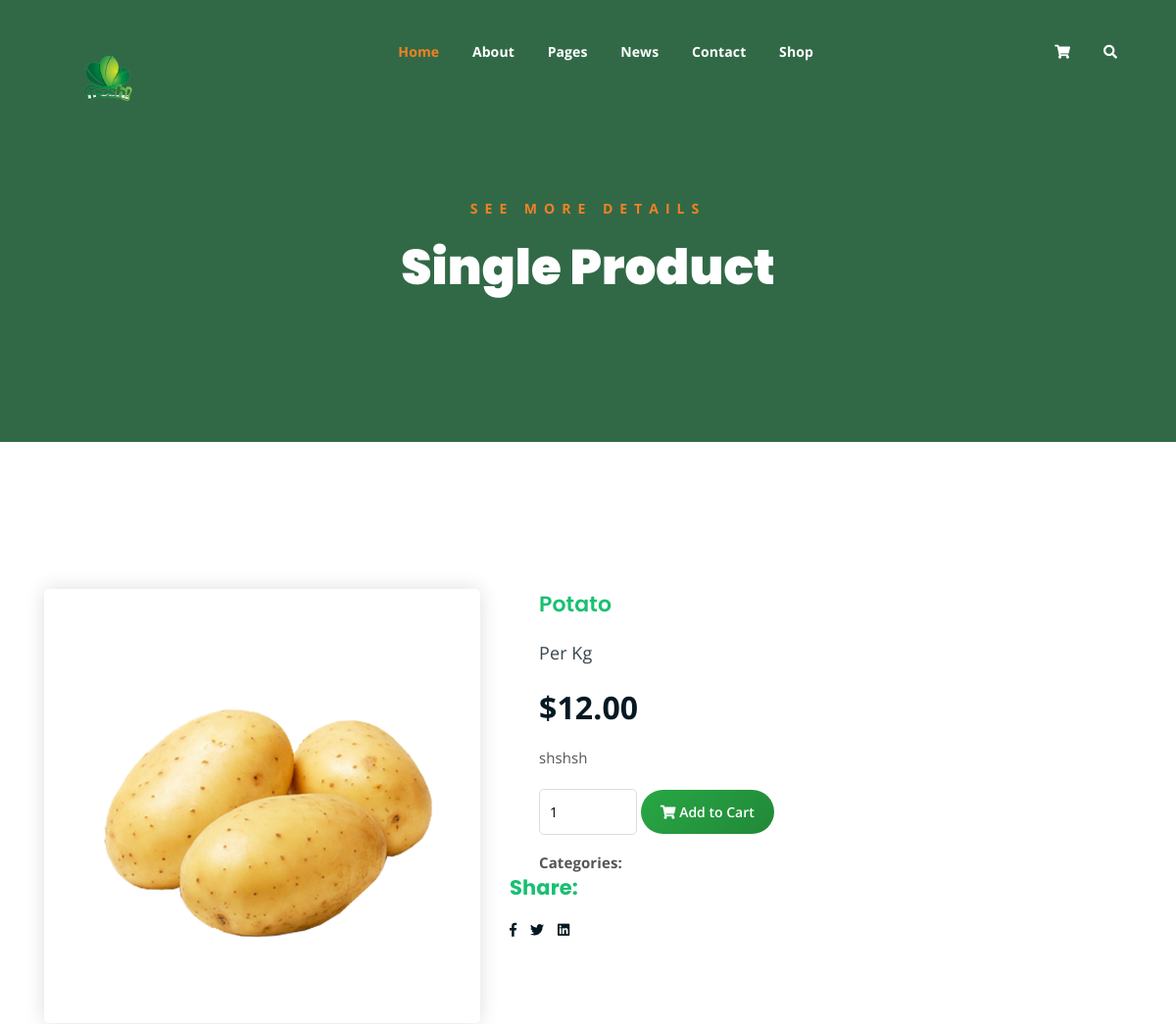
/singlep/1/ (upper part), run on an earlier commit of the app's database.
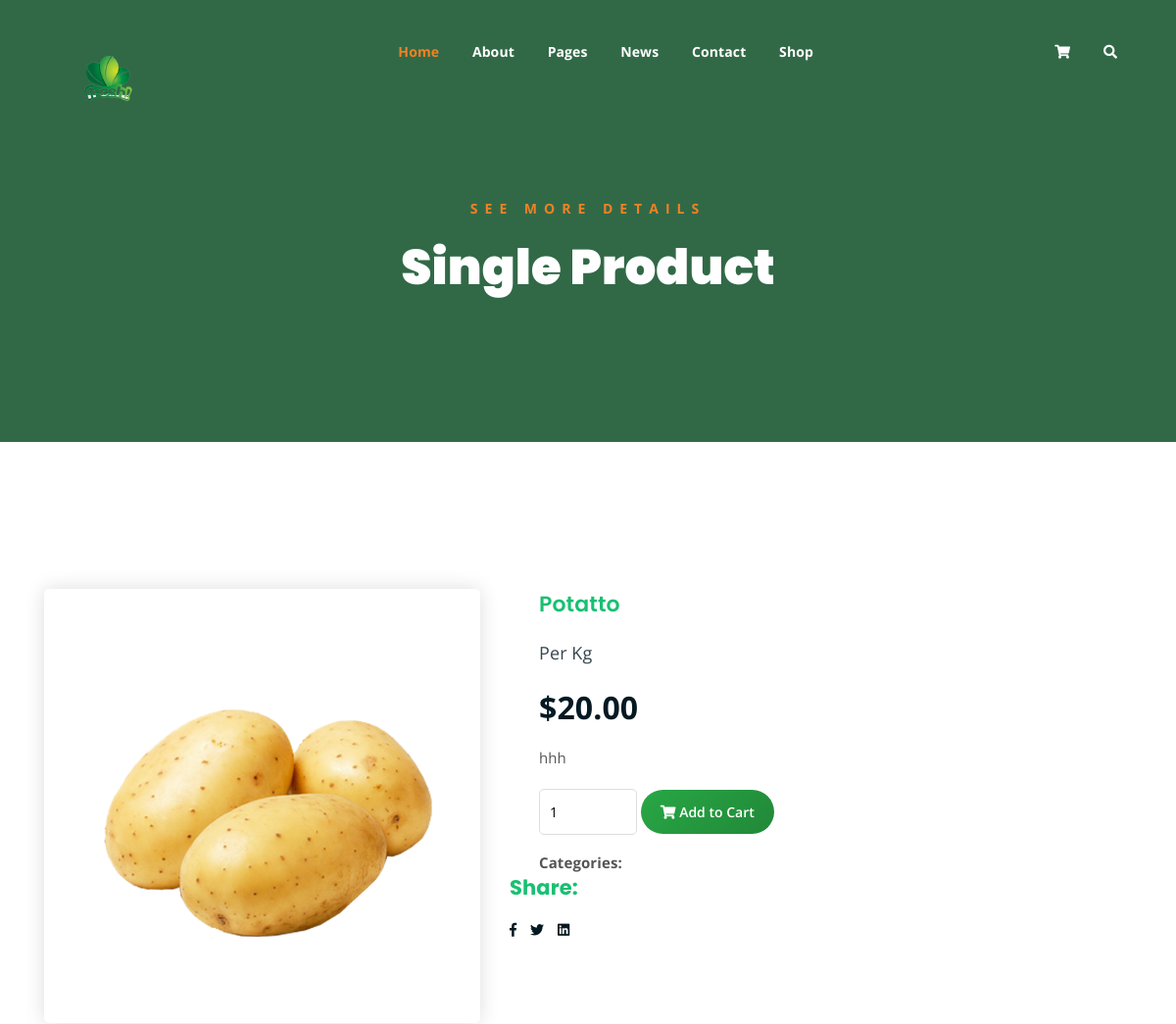
And on a later commit of the database.
### appnew001/models.py (models this page shows, shortened)
class Product(models.Model):
    name = models.CharField(max_length=100)
    description = models.TextField(blank=True, null=True)
    price = models.DecimalField(max_digits=10, decimal_places=2)
    image = models.ImageField(upload_to="products/")  # Pillow required
    unit = models.CharField(max_length=50, default="Per Kg")

### appnew001/views.py (the view)
# urls.py: path('singlep/<int:id>/',views.singlep,name='singlep'),
def singlep(request, id):
    product = get_object_or_404(Product, id=id)
    return render(request, "single-product.html", {"product": product})

### appnew001/templates/single-product.html (shortened to what this page needs)
{%load static%}
<!DOCTYPE html>
<html lang="en">
<head>
	<link rel="stylesheet" href="{% static 'assets/css/all.min.css' %}">
	<link rel="stylesheet" href="{%  static 'assets/bootstrap/css/bootstrap.min.css' %}">
	<link rel="stylesheet" href="{% static 'assets/css/owl.carousel.css' %}">
	<link rel="stylesheet" href="{%  static 'assets/css/magnific-popup.css' %}">
	<link rel="stylesheet" href="{%  static 'assets/css/animate.css' %}">
	<link rel="stylesheet" href="{% static 'assets/css/meanmenu.min.css' %}">
	<link rel="stylesheet" href="{% static 'assets/css/main.css' %}">
	<link rel="stylesheet" href="{% static 'assets/css/responsive.css' %}">
</head>
<body>
	<div class="top-header-area" id="sticker">
		<div class="container">
			<div class="row">
				<div class="col-lg-12 col-sm-12 text-center">
					<div class="main-menu-wrap">
						<div class="site-logo">
							<a href="{% url 'indexfun' %}">
								<img src="{% static 'assets/img/logo03.png' %}" alt="">
							</a>
						</div>
						<nav class="main-menu">
							<ul>
								<li class="current-list-item"><a href="#">Home</a>
								</li>
								<li><a href="{% url 'about' %}">About</a></li>
								<li><a href="#">Pages</a>
								</li>
								<li><a href="{% url 'news' %}">News</a>
								</li>
								<li><a href="{% url 'contact' %}">Contact</a></li>
								<li><a href="{% url 'shop' %}">Shop</a>
								</li>
								<li>
									<div class="header-icons">
										<a class="shopping-cart" href="{% url 'cart' %}"><i class="fas fa-shopping-cart"></i></a>
										<a class="mobile-hide search-bar-icon" href="#"><i class="fas fa-search"></i></a>
									</div>
								</li>
							</ul>
						</nav>
					</div>
				</div>
			</div>
		</div>
	</div>
	<div class="breadcrumb-section breadcrumb-bg">
		<div class="container">
			<div class="row">
				<div class="col-lg-8 offset-lg-2 text-center">
					<div class="breadcrumb-text">
						<p>See more Details</p>
						<h1>Single Product</h1>
					</div>
				</div>
			</div>
		</div>
	</div>
<div class="single-product mt-150 mb-150">
	<div class="container">
		<div class="row">
			<div class="col-md-5">
				<div class="single-product-img">
					<img src="{{ product.image.url }}" alt="{{ product.name }}">
				</div>
			</div>
			<div class="col-md-7">
				<div class="single-product-content">
					<h3>{{ product.name }}</h3>
					<p class="single-product-pricing"><span>Per Kg</span> ${{ product.price }}</p>
					<p>{{ product.description }}</p>
					<div class="single-product-form">
						<form action="{% url 'add_to_cart' product.id %}" method="post">
							<input type="number" name="quantity" value="1" min="1">
							<button type="submit" class="cart-btn"
	style="background: linear-gradient(135deg, #28a745, #218838);
		   color: #fff;
		   border: none;
		   padding: 10px 20px;
		   border-radius: 30px;
		   font-weight: 600;
		   cursor: pointer;
		   transition: all 0.3s ease;">
	<i class="fas fa-shopping-cart"></i> Add to Cart
</button>
						</form>
						<p><strong>Categories: </strong>{{ product.category }}</p>
					</div>
					</div>
					<h4>Share:</h4>
					<ul class="product-share">
						<li><a href=""><i class="fab fa-facebook-f"></i></a></li>
						<li><a href=""><i class="fab fa-twitter"></i></a></li>
						<li><a href=""><i class="fab fa-linkedin"></i></a></li>
					</ul>
				</div>
			</div>
		</div>
	</div>
</body>
</html>

What changed in the data, as far as the page shows it:
changed Product: name "Potato" → "Potatto"; price "12.00" → "20.00"; description "shshsh" → "hhh"
